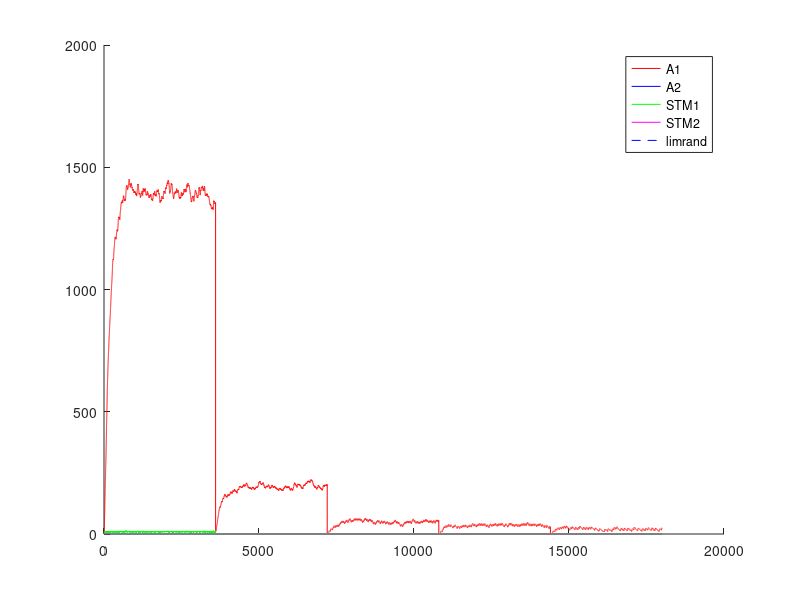

Here is the MATLAB script that generated this plot: (Note: this script raises an error after producing the figure.)
%% Experimento con Fixed-Ratio - FR - Tasa fija
%% Existen multiples intancias de palanquelo (cada vez que realiza respuesta decide si realiza otro o no)
%% Sesiones de 3600 segundos
%% 3 sesiones por tasa de refuerzo (o quizas hasta que sature)
%% 5 sesiones por Experimento.
%% Cada sesion 
%% Tiempo para realizar un respuesta 1 segundo
%% 
%% La probabilidad de eleccion se ajusta al nivel de maxima frecuencia de palanqueo

close all
clc
clear

%% Matriz de pago 0 1 
%% 1 - 
%%%
%%% 
function rf = feel(pellets)
  rf=0;
  if (nargin~=0)
    rf=(12.8*(1-exp(-.25.* pellets.^(2))))+(12.8*(1-exp(-.5.* pellets)));
  else
    error ("Faltan parametros");
  endif
endfunction
%% 
%% 

%% INICIALIZATION
%%%%%% CONSTANTES DE SESIONES
Ntrial  =  1 ;   %% un trial de 3600 segundos
tTrial  =  3600; %% en segundos
tResp   =  1;    %% en segundos
tMuestreo = 0.25;%% en segundos
Nses    =  5 ;
Vr=[1,10,30,40,60]; %% tasa medias de palanquei
Ntest   =  1;
limrand =  0.138;
saving  =  0.01 ;
%%%%%% CONSTANTES DE DECAIMIENTO
alpha = 1*tMuestreo;
beta  = 0.125*tMuestreo ;
gamma = 0.0067*tMuestreo;%0.025 ; 
delta = 1*tMuestreo;
%%%%%% INICIALIZACION
palanca = zeros(2,1);
Rf_1=0;
Rf_2=0;
A1=zeros(1,Ntest);
A2=zeros(1,Ntest);
stm_1=zeros(2,Ntest);
stm_2=zeros(2,Ntest);
d=1;
x_1=zeros(30,1);
x_2=zeros(30,1);
sesion = zeros(Nses,1);
trialXsesion = zeros(Nses,Ntrial);
terminal_sesion=zeros(Nses,1);
nb_coop = zeros(Nses,Ntest);
contadorP1=0;
contadorP2=0;

%% CALCULO DE AROUSAL MAXIMO
%% Iteraciones de respuesta refuerzo para encotnrar el STM medio
Nconfig=5; %% Tasa de respuesta de configuracion
%plot([1:0.01:20],(12.8*(1-exp(-.25.* [1:0.01:20].^(2))))+(12.8*(1-exp(-.5.* [1:0.01:20]))),'.k')
R1 = floor(feel(1)); %tiempo de refuezo para R
l1 = Nconfig/tMuestreo; % duracion entre trials
suma = 0; %suma es un valor necesaria para calcular max1 y min1
suma = alpha*R1 %% Refuerzo cada N respuestas
iter=100; %% numero de iteraciones para que converja el stm
max1 = 0; %maximum de stm1
min1 = 0; %minimum de stm1
for i = 1:iter 
  suma = (1-beta)^(Nconfig/tMuestreo)*suma;%% Instantes que decae el stm
  min1=suma;
  suma += alpha*R1; %Refuerzo
  max1=suma;
end
comp=.88;
S1 = (((max1-min1)*(comp*l1))/2)+min1*comp*l1; %calcul de la superficie del triangulo mas la de el rectangulo
stm_1_medio = S1/(l1);
A1max = (delta/gamma)*stm_1_medio;

%% INICIO DE LAS ITERATIONS
for l = 1:Ntest  %% TESTES
  Num=0;
  for k = 1:Nses  %% SESIONES (cambia el N)
    i=2;
    %duracion = [1,tTrial*ones(1,Ntrial)];
    
    contador = 1;
    palanca(1)=randi(2);
    %% Agregar tasa de refuerzos  %%
    tasa=Vr(k);
    if k>1
      A1(Num+1,l)=saving*A1(Num,l);
      A2(Num+1,l)=saving*A2(Num,l);
      stm_1(Num+1,l)=0*stm_1(Num,l);
      stm_2(Num+1,l)=0*stm_2(Num,l); 
      %%% ELECCION DE LA PRIMERA PALANCA 
      if A1(Num,1)>A2(Num,1)
        palanca(2)=1;
      else
        palanca(2)=2;
      end
    end       
    
    for j=2:(Ntrial*tTrial/tMuestreo) %% Todos los trials juntos
      
      if contador == tResp/tMuestreo%duracion(i)
        contador = 1;
        
        i = i+1 ;
        J = j ;
        P(i,k)=0.5*(1-exp(-(5*A1((j-1)+Num,l))/A1max))+0.5; %probabilidad en exponential
        %P=.99;
        %P2(i,k)=0.5*(1-exp(-(5*A2((j-1)+Num,l))/A2max))+0.5;
        
        a = rand ;
        %%% ELECCION DE LA PALANCA %%% Basicamente elige palanquear o no palanquear
        if (A1((j-1)+Num,l)<=limrand)&&(A2((j-1)+Num,l)<=limrand)
          palanca(i)=randi(2);
        elseif (A1((j-1)+Num,l)>=limrand)&&(A2((j-1)+Num,l)<=limrand)
          if a>=P(i,k)
            palanca(i)=2;
          else
            palanca(i)=1;
          end
        elseif (A1((j-1)+Num,l)<=limrand)&&(A2((j-1)+Num,l)>=limrand)
          if a>=P(i,k)
            palanca(i)=1;
          else
            palanca(i)=2;
          end
        end
        %% Contadores para tasa de refuerzo
        if palanca(i)==1
          contadorP1++;
        else
          contadorP2++;
        endif
        %%% REFUERZO %%%
        if (contadorP1>=tasa)
          %if (palanca(i)==1) %% palanquea
          Rf_1=floor(feel(1));
          Rf_2=0;
          %elseif (palanca(i-1)==2) %% No palanquea
          %  Rf_1=0;
          %  Rf_2=0;%floor(10*(1-exp(-0.8* 2 )));
          %end
          %stm_1(j+Num,l)=(1-beta)*stm_1((j-1)+Num,l)+alpha*Rf_1;
          %stm_2(j+Num,l)=(1-beta)*stm_2((j-1)+Num,l)+alpha*Rf_2;
          contadorP1=0;
          dispe=.5; %% dispercion del 50% del valor de la tasa
          tasa=Vr(k)*(1 + dispe*(1-2*rand))
          Vr(k)
        end
      else
        contador=contador +1;
        Rf_1=0;
        Rf_2=0;
      end
      stm_1(j+Num,l)=(1-beta)*stm_1((j-1)+Num,l)+alpha*Rf_1;
      stm_2(j+Num,l)=(1-beta)*stm_2((j-1)+Num,l)+alpha*Rf_2;
      A1(j+Num,l)=(1-gamma)*A1((j-1)+Num,l)+delta*stm_1(j+Num,l);
      A2(j+Num,l)=(1-gamma)*A2((j-1)+Num,l)+delta*stm_2(j+Num,l);
      
%      if floor(j/tTrial)==(j/tTrial)
%        trialXsesion()
%      end
    end
    
    
    %%% CONTADOR DE A QUE J SE CAMBIA LA SESION
    %sesion(k-1,l)=j;
    sesion(k,l)=j+Num;
    %%% DEFINICION DE NUM
%    compteur = 0 ;
%    for i=1:length(A1(:,l))
%      if A1(i,l)~=0
%        compteur = compteur +1;
%      end
%    end
%    Num=compteur;
    Num = j+Num;
    Sizemat = length(A1);
    
    for j = 1:Ntrial
      if palanca(j)==1
        %nb_coop(k-1,l)= nb_coop(k-1,l)+1;
        nb_coop(k,l)= nb_coop(k,l)+1;
      end
    end
  end
end


%%% PRUEBAS 
%%% ENCONTRA LA LONGITUD REAL DEL EXPERIMENTACION
nonnul = zeros(Ntest,1);
for k=1:Ntest
  for i=1:length(A1)
    if A1(i,k) ~= 0
      nonnul(k)=nonnul(k)+1;
    end
  end
end

%%% PRUEBA I _ PESO DE LA EXPERIMENTACION EN LA MEMORIA
porcent = 0;
for i = 1:Ntest
  if sum(A1(:,i)) > 10 * sum(A2(:,i))
    porcent = porcent +1;
  end
end

%%% PRUEBA II _ SI LA EXCITATION ALCANZA A SU MAXIMUM
maxima = zeros(Ntest,1);
for k = 1:Ntest
  if floor(max(A1(:,k))) == floor(max(max(A1))) 
    maxima(k) = maxima(k) +1;
  end
end

%%% PRUEBA III _ EN QUE SESION LA PALANCA GANA DE VERDAD
%ird = zeros(Ntest,1);
%for k = 1:Ntest
%  i=1;
%  while 1
%    if A1(nonnul(k)-i,k) < limrand
%      ird(k) = nonnul(k)-i+1;
%      break;
%    else
%      i=i+1;
%    end
%  end
%end
%
%%%% PRUEBA IV _ CONVIERTE J EN NUMERO DE SESION
%for k = 1:Ntest
%  i=1;
%  while 1
%    if ird(k) <= sum(sesion(1:i)+50)
%      ird(k)=i;
%      break;
%    else
%      i=i+1;
%    end
%  end
%end

%%% PRUEBA V _ PORCENTAJE DE COOPERACION POR SESION / EXPERIMENTO


porcentaje_coop_sesion=zeros(Nses,Ntest);
porcentaje_coop_experimento=zeros(Ntest,1);
for k = 1:Ntest
  porcentaje_coop_experimento(k)=sum(nb_coop(:,k))/(Ntrial*Nses)*100;
end

%for i=1:Ntest
%  terminal_sesion(1,i)=sesion(1,i);
%  for j=2:Nses
%    terminal_sesion(j,i)=sesion(j,i)+terminal_sesion(j-1,i);
%  end
%end

%%% DEMOSTRACION 


%promedio_sesion=sum(ird)/Ntest
porcent_10xsuperior_al_otra=porcent/Ntest * 100;
cuanto_alcanzan_al_maxima=sum(maxima)/Ntest * 100;
porcentaje_coop_experimento;
porcentaje_coop_sesion=floor(nb_coop/Ntrial*100);


for i=1:Ntest
  figure
  hold on
  plot((1:Sizemat)*tMuestreo,A1(:,i),'r',(1:Sizemat)*tMuestreo,A2(:,i),'b',(1:Sizemat)*tMuestreo,stm_1(:,i),'g',(1:Sizemat)*tMuestreo,stm_2(:,i),'m',(1:Sizemat)*tMuestreo,limrand*ones(1,length([1:Sizemat])),'--b')
  legend("A1","A2","STM1","STM2","limrand");
  for j=1:Nses
    %plot(sesion(j,i)*ones(1,max(max(A1(:,i)))),(1:max(max(A1(:,i)))),'--k');
    h=plot((sesion(j,i).*tMuestreo)*ones(1,max(max(A1(:,i)))),(1:max(max(A1(:,i)))),'--k');
    set(h, "linewidth", 2);
    if j==1
      h=plot(0:sesion(j,i)/4,P(:,j)'*A1max,'.-m');
    else
      h=plot(sesion(j-1,i)/4:sesion(j,i)/4,P(:,j)'*A1max,'.-m');
    endif
  endfor
  plot((0:sesion(Nses,i))/4,A1max*ones(1,length(0:sesion(Nses,i))))
  hold off;
endfor

%% Maximos exitos por tasa= 10-360 - 30-120 - 40-65 - 60-60 

color = 'rgbmkmrgbk';
figure
hold on
for i=1:Ntest
  plot(1:Nses,porcentaje_coop_sesion(:,i),'Color',color(i));
  title('Porcentaje de Cooperacion');
  xlabel('Numero de sesion');
  ylabel('Porcentaje');
end
hold off

%%% probl�me de temps, pas le temps de d�croitre du coup red�marre plus
%%% haut CQFD
%%%% CASTIGO DE TIEMPO 
%%%% CUANTO VECES ELIGE COOPERATION
%%% Pour chaque session r�cup�rer le nombre de coop�ration et tracer la
%%% courbe correspondante 

